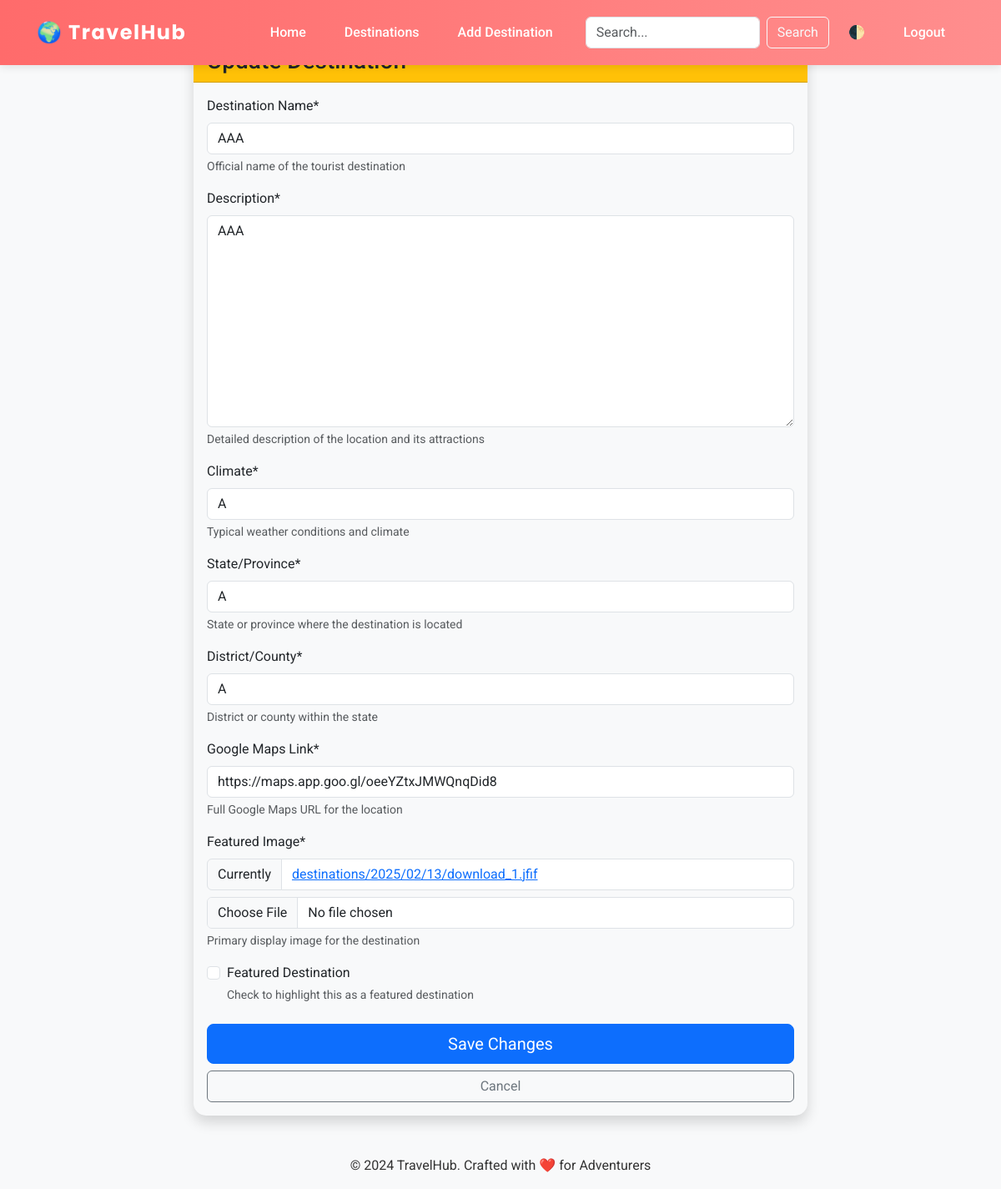
The page /destinations/1/update/ (signed in) on the database as committed earlier.
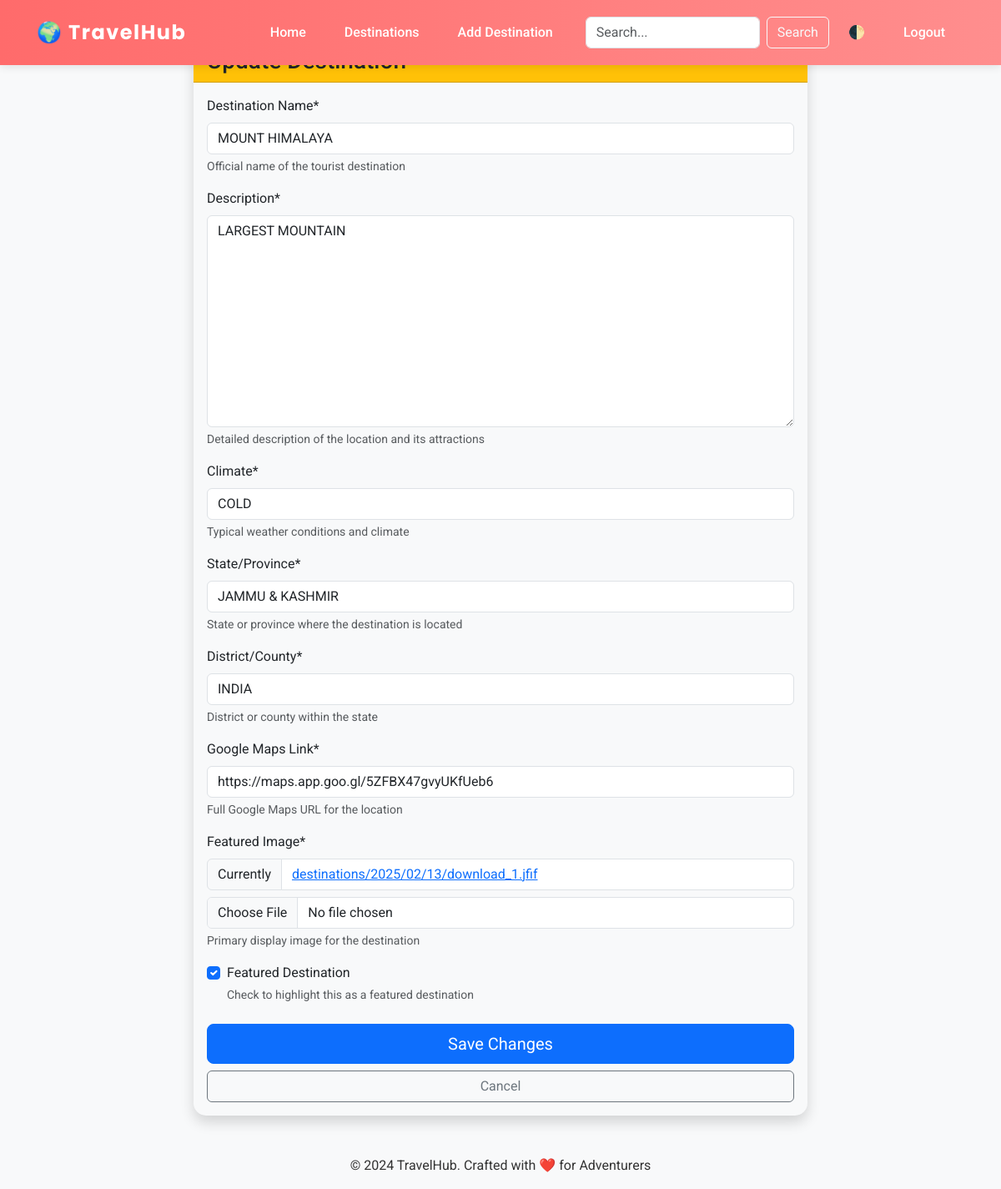
The same page on the database as committed later.
### destinations/models.py (models this page shows, shortened)
class Destination(models.Model):
    created_by = models.ForeignKey(
        User,
        on_delete=models.CASCADE,
        related_name='created_destinations',
        verbose_name='Created By'
    )
    favorited_by = models.ManyToManyField(
        User,
        related_name='favorite_destinations',
        blank=True,
        verbose_name='Favorited By'
    )
    place_name = models.CharField(
        max_length=200,
        verbose_name='Destination Name',
        help_text="Official name of the tourist destination"
    )
    state = models.CharField(
        max_length=100,
        verbose_name='State/Province',
        help_text="State or province where the destination is located"
    )
    district = models.CharField(
        max_length=100,
        verbose_name='District/County',
        help_text="District or county within the state"
    )
    description = models.TextField(
        verbose_name='Description',
        help_text="Detailed description of the location and its attractions"
    )
    weather = models.CharField(
        max_length=100,
        verbose_name='Climate',
        help_text="Typical weather conditions and climate"
    )
    google_map_link = models.URLField(
        max_length=500,
        verbose_name='Google Maps Link',
        help_text="Full Google Maps URL for the location"
    )
    image = models.ImageField(
        upload_to='destinations/%Y/%m/%d/',
        verbose_name='Featured Image',
        help_text="Primary display image for the destination"
    )
    is_featured = models.BooleanField(
        default=False,
        verbose_name='Featured Destination',
        help_text="Check to highlight this as a featured destination"
    )
    created_at = models.DateTimeField(
        auto_now_add=True,
        verbose_name='Creation Date',
        editable=False
    )
    modified_at = models.DateTimeField(
        auto_now=True,
        verbose_name='Last Modified'
    )
    class Meta:
        ordering = ['-created_at']
        verbose_name = 'Tourist Destination'
        verbose_name_plural = 'Tourist Destinations'
        indexes = [
            models.Index(fields=['place_name', 'state']),
            models.Index(fields=['created_at']),
            models.Index(fields=['is_featured']),
        ]

### destinations/views.py (the view, shortened to what this page needs)
# urls.py: path('destinations/<int:pk>/update/', DestinationUpdateView.as_view(), name='destination_update'),
class DestinationUpdateView(LoginRequiredMixin, UserPassesTestMixin, UpdateView):
    model = Destination
    fields = ['place_name', 'description', 'weather', 'state', 'district',
              'google_map_link', 'image', 'is_featured']
    template_name = 'destinations/update.html'
    success_url = reverse_lazy('dashboard')
    def test_func(self):
        return self.get_object().created_by == self.request.user

### destinations/templates/destinations/update.html (shortened to what this page needs)
{% extends 'base.html' %}
{% load crispy_forms_tags %}
{% block content %}
<div class="container mt-5">
    <div class="row justify-content-center">
        <div class="col-md-8">
            <div class="card shadow">
                <div class="card-header bg-warning text-dark">
                    <h3 class="mb-0">Update Destination</h3>
                </div>
                <div class="card-body">
                    <form method="POST" enctype="multipart/form-data">
                        {{ form|crispy }}
                        <div class="d-grid gap-2 mt-4">
                            <button type="submit" class="btn btn-primary btn-lg">
                                 Save Changes
                            </button>
                            <a href="{% url 'dashboard' %}" class="btn btn-outline-secondary">
                                Cancel
                            </a>
                        </div>
                    </form>
                </div>
            </div>
        </div>
    </div>
</div>
{% endblock %}

Rows that differ between the two databases and show on the page:
changed Destination: place_name "AAA" → "MOUNT HIMALAYA"; description "AAA" → "LARGEST MOUNTAIN"; weather "A" → "COLD"; state "A" → "JAMMU & KASHMIR"; district "A" → "INDIA"; google_map_link "https://maps.app.goo.gl/oeeYZtxJMWQnqDid8" → "https://maps.app.goo.gl/5ZFBX47gvyUKfUeb6"; is_featured "☐" → "☑"
